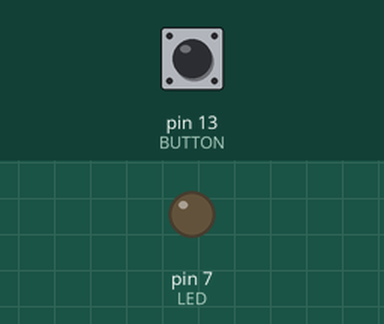
Recording of a sketch running on a simulated Arduino Uno, built with avr-gcc and run on an emulated ATmega328P. Shown: output pins drawn as LEDs (lit = HIGH). The inputs (shaded band) are chosen by the test bench; at power-on: pin 13 (BUTTON) LOW.

Above: at 1.2 s.
1.3 s: pin 13 (BUTTON) pulled HIGH for 0.15 s
At 1.37 s:
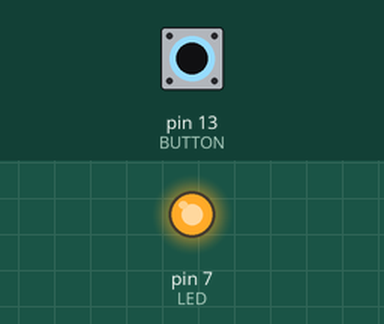
2.9 s: pin 13 (BUTTON) pulled HIGH for 3.2 s
At 7.5 s:
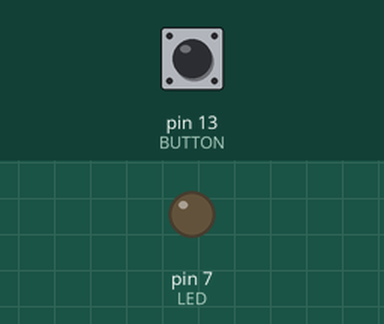
Timing chart, 0 to 9.0 s (numbered marks = the images above; inputs shaded):
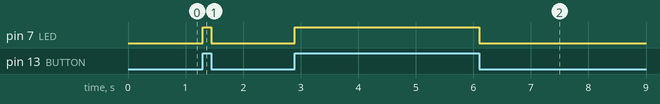

Measured:
- after the input at 1.3 s, pin 7 (LED): LOW → HIGH at once, → LOW 0.15 s later
- after the input at 2.9 s, pin 7 (LED): LOW → HIGH at once, → LOW 3.2 s later

The sketch:

pushButton.ino
```cpp
//For the circuit in "Push button circuit.png"
//The Output LED pin
int LED = 7; //
//The pin where the button will be connected and the state of the button
int BUTTON = 13;
bool buttonState = 0;

// define is a way of associating a certain definition (word or numbers etc) to a value. It is safer than a global variable. Example of this would be to define PI as 3.14
#define ON 1
#define OFF 0


void setup()
{
    pinMode(LED, OUTPUT);   //Set the LED pin as an output
    pinMode(BUTTON, INPUT); //Set the BUTTON pin as input
}
void loop()
{
    buttonState = digitalRead(BUTTON); //Check the digital state of the button pin. This will be 1 on 5V and 0 on 0V
    if (buttonState == 1)
    {
        digitalWrite(LED, ON);
    }
    else if (buttonState == 0)
    {
        digitalWrite(LED, OFF);
    }
}
```
